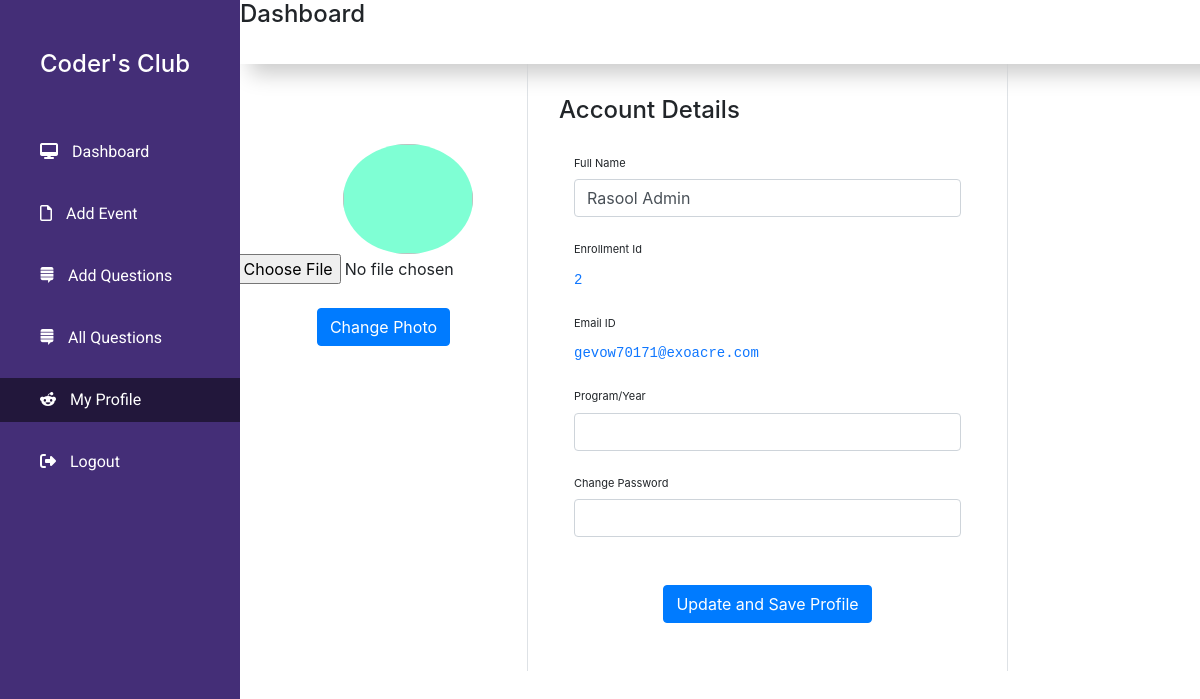
/my-profile (signed in), run on the app's committed database.
### app.py (models this page shows, shortened)
class User(db.Model, UserMixin):
    id = db.Column(db.Integer(), primary_key=True)
    name = db.Column(db.String())
    enrollment_id = db.Column(db.String(), unique=True)
    password = db.Column(db.String())
    email = db.Column(db.String(), unique=True)
    program = db.Column(db.String())
    profile = db.Column(db.String(), unique=True)
    email_verified = db.Column(db.Boolean, default=False)
    email_verified_on = db.Column(db.DateTime())
    roles = db.relationship('Role', secondary='user_roles')

### app.py (the view)
@app.route('/my-profile', methods=['GET', 'POST'])
@login_required
@is_admin
@verified_user
def myProfile():
    return render_template('update-profile.html')

### app.py (called while the page is built)
def login_required(func):
    @wraps(func)
    def secure_function(*args, **kwargs):
        if current_user.is_anonymous:
            return redirect(url_for('adminLogin', next=request.url))
        return func(*args, **kwargs)
    return secure_function

def is_admin(func):
    @wraps(func)
    def admin_auth(*args, **kwargs):
        if current_user.has_roles('Super Admin'):
            return redirect('/admin/user')
        if not current_user.has_roles('Admin'):
            return redirect('home')
        return func(*args, **kwargs)
    return admin_auth

def verified_user(func):
    @wraps(func)
    def check_verification(*args, **kwargs):
        if not current_user.email_verified:
            return redirect(url_for('verifyMail'))
        return func(*args, **kwargs)                                                # 'TOO MANY REDIRECT' ERROR SOLVED WITH THIS RETURN
    return check_verification

### templates/update-profile.html (shortened to what this page needs)
<!DOCTYPE html>
<html lang="en">
<head>
    <link rel="stylesheet" href="../static/update-profile.css">
    <link rel="stylesheet" href="../static/dsb-style.css">
    <link rel="stylesheet" href="https://cdn.jsdelivr.net/npm/bootstrap@4.0.0/dist/css/bootstrap.min.css">
</head>
<body>
<section id="sidebar">
        <div class="sidebar-brand">
            <h4></i> <span>Coder's Club</span></h4>
        </div>
        <div class="sidebar-menu">
            <ul>
                <li ><a href="{{url_for('dash_home')}}"><i class="fa fa-desktop"></i> <span>Dashboard</span></a></li>
                <li><a href="/dashboard/add-event"><i class="fa fa-file-o"></i> <span>Add Event</span></a></li>
                <li><a href="/dashboard/add-question"><i class="fa fa-stack-exchange"></i> <span>Add Questions</span></a></li>
                <li><a href="/dashboard/all-questions?question=c&level=java"><i class="fa fa-stack-exchange"></i> <span>All Questions</span></a></li>
                <li class="status-active"><a href="#"><i class="fa fa-reddit-alien"></i> <span>My Profile</span></a></li>
                <li><a href="javascript:void(0)" onclick="location.href='/logout'"><i class="fa fa-sign-out"></i> <span>Logout</span></a></li>
            </ul>
        </div>
    </section>
    <Section id="main-content">
        <header>
            <h4>Dashboard
            </h4>
        </header>
        <div class="container rounded bg-white mt-5  mb-5">
            <div class="row">
                <div class="col-md-3 ml-5 border-right">
                    <div class="d-flex flex-column align-items-center text-center p-3 py-5"><img class="rounded-circle mt-5" width="130px" style="background-image: url(../static/user-uploads/{{current_user.profile}}); background-size: cover; background-color: aquamarine; background-position:center;"   height="110px" >
            <form action="{{url_for('fileUpload')}}" method="post" enctype="multipart/form-data">
                        <span> <input type="file" name="file"></span>
                        <br> <br>
                       <button type="submit" class="btn btn-primary mr-5">Change Photo</button>
            </form>
                    </div>
                </div>
                <div class="col-md-6 border-right">
                    <div class="p-3  py-5">
                        <div class="d-flex justify-content-between align-items-center mb-3">
                            <h4 class="text-right">Account Details</h4>
                        </div>
                        <form action="{{url_for('updateProfile')}}" method="post">
                            <div class="col-md-12"> <label class="labels">Full Name</label><input type="text" name="user-name" class="form-control" value="{{current_user.name}}" autocomplete="off"></div>
                            <div class="col-md-12"> <label class="labels mt-4">Enrollment Id</label> <br>
                            <code>{{current_user.enrollment_id}}</code>
                            </div>
                            <div class="col-md-12"><label class="labels mt-4">Email ID</label><br><code>{{current_user.email}}</code>
                            </div>
                            {% if current_user.program == None %}
                            <div class="col-md-12"><label class="labels mt-4">Program/Year</label><input type="text" name="user-program" class="form-control"  value=""></div>
                            {% else %}
                            <div class="col-md-12"><label class="labels mt-4">Program/Year</label><input type="text" name="user-program" class="form-control"  value="{{current_user.program}}"></div>
                            {% endif %}
                            <div class="col-md-12"><label class="labels mt-4">Change Password</label><input type="text" name="user-password" class="form-control" autocomplete="off"></div>
                        <div class="mt-5 text-center"><button class="btn btn-primary profile-button" type="submit">Update and Save Profile</button></div>
                    </form>
                    </div>
                </div>
            </div>
        </div>
</Section>
</body>
</html>

### static/update-profile.css (style rules this page uses)
body { background: rgb(99, 39, 120) }
header { min-height:8%; max-height: 9%; box-shadow: none ; }
.profile-button { background: rgb(99, 39, 120); box-shadow: none; border: none }
p, a { font-family: 'Roboto', sans-serif; }
a { text-decoration: none !important; }
.labels { font-size: 11px }
code { color: rgb(14, 118, 255) !important; }

### static/dsb-style.css (style rules this page uses)
* { margin: 0; padding: 0; box-sizing: border-box; list-style-type: none; text-decoration: none; }
h1, h2, h3, h4, h5, h6 { font-family: 'Raleway', sans-serif; }
p, a { font-family: 'Roboto', sans-serif; }
.container { max-width: 1330px; margin: 0 auto; padding-left: 15px; padding-right: 15px; }
section#sidebar { width: 20%; position: fixed; left: 0; top: 0; height: 100%; background-image: linear-gradient(#442E77, #442E77); background-position: center center; background-repeat: no-repeat; background-size: cover; color: #fff; z-index: 20; transition: all 1s ease; }
.sidebar-menu ul li a { color: #fff; display: block; padding: 10px 40px; }
.sidebar-menu ul li span { padding-left: 10px; }
.sidebar-menu ul li { transition: all 0.5s ease; }
.status-active { background-color: rgba(0, 0, 0, 0.5); }
.sidebar-brand { padding: 50px 40px; }
section#main-content { width: 80%; float: right; }
header { background-color: #fff; box-shadow: 10px 10px 20px #ccc; width: 100%; min-height: 8%; position: fixed; z-index: 1; }
.sidebar-menu ul li { margin-top: 18px; }
.sidebar-menu { margin-top: -25px; }
a { color: white; }

### data on the page
User: user-name "Rasool Admin", enrollment_id "2", email "gevow70171@exoacre.com"
